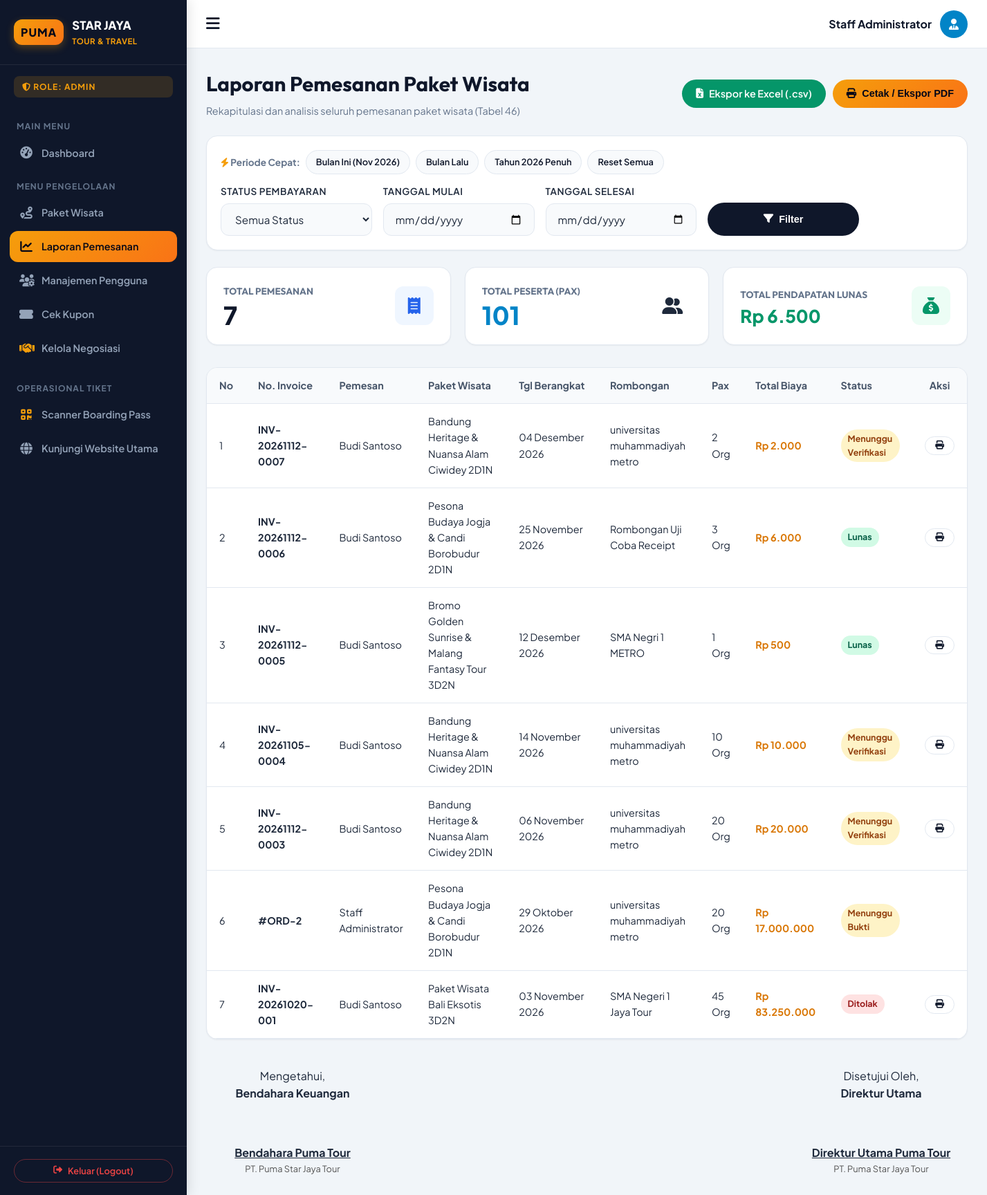
Page /admin/laporan.php (signed in) on the committed database.
### tables this page shows
CREATE TABLE `pemesanan` (
  `id` bigint(20) unsigned NOT NULL AUTO_INCREMENT,
  `user_id` bigint(20) unsigned NOT NULL,
  `paket_id` bigint(20) unsigned NOT NULL,
  `harga` int(11) NOT NULL,
  `harga_nego` int(11) DEFAULT NULL,
  `status_nego` enum('None','Menunggu','Disetujui','Ditolak') DEFAULT 'None',
  `catatan_nego` text DEFAULT NULL,
  `tanggal_berangkat` date DEFAULT NULL,
  `nama_rombongan` varchar(255) NOT NULL,
  `jumlah_pax` int(11) DEFAULT NULL,
  `kursi_dipilih` varchar(255) DEFAULT NULL,
  `no_hp` varchar(255) DEFAULT NULL,
  `created_at` timestamp NULL DEFAULT NULL,
  `updated_at` timestamp NULL DEFAULT NULL,
  PRIMARY KEY (`id`),
  KEY `fk_pemesanan_user` (`user_id`),
  KEY `fk_pemesanan_paket` (`paket_id`),
  CONSTRAINT `fk_pemesanan_paket` FOREIGN KEY (`paket_id`) REFERENCES `paket` (`id`) ON DELETE CASCADE ON UPDATE CASCADE,
  CONSTRAINT `fk_pemesanan_user` FOREIGN KEY (`user_id`) REFERENCES `user` (`id`) ON DELETE CASCADE ON UPDATE CASCADE
);

CREATE TABLE `transaksi` (
  `id` bigint(20) unsigned NOT NULL AUTO_INCREMENT,
  `user_id` bigint(20) unsigned DEFAULT NULL,
  `pemesanan_id` bigint(20) unsigned DEFAULT NULL,
  `no_invoice` varchar(255) DEFAULT NULL,
  `status` varchar(255) DEFAULT NULL,
  `bukti_pembayaran` varchar(255) DEFAULT NULL,
  `created_at` timestamp NULL DEFAULT NULL,
  `updated_at` timestamp NULL DEFAULT NULL,
  PRIMARY KEY (`id`),
  KEY `fk_transaksi_user` (`user_id`),
  KEY `fk_transaksi_pemesanan` (`pemesanan_id`),
  CONSTRAINT `fk_transaksi_pemesanan` FOREIGN KEY (`pemesanan_id`) REFERENCES `pemesanan` (`id`) ON DELETE SET NULL ON UPDATE CASCADE,
  CONSTRAINT `fk_transaksi_user` FOREIGN KEY (`user_id`) REFERENCES `user` (`id`) ON DELETE SET NULL ON UPDATE CASCADE
);

CREATE TABLE `user` (
  `id` bigint(20) unsigned NOT NULL AUTO_INCREMENT,
  `nama` varchar(191) NOT NULL,
  `email` varchar(191) NOT NULL,
  `level` varchar(191) NOT NULL,
  `email_verified_at` timestamp NULL DEFAULT NULL,
  `password` varchar(191) NOT NULL,
  `remember_token` varchar(100) DEFAULT NULL,
  `created_at` timestamp NULL DEFAULT NULL,
  `updated_at` timestamp NULL DEFAULT NULL,
  PRIMARY KEY (`id`),
  UNIQUE KEY `email` (`email`)
);

CREATE TABLE `paket` (
  `id` bigint(20) unsigned NOT NULL AUTO_INCREMENT,
  `judul` varchar(255) NOT NULL,
  `deskripsi` text NOT NULL,
  `destinasi` text NOT NULL,
  `fasilitas` varchar(255) DEFAULT NULL,
  `bus` varchar(255) NOT NULL,
  `harga` int(11) DEFAULT NULL,
  `foto` varchar(255) DEFAULT NULL,
  `created_at` timestamp NULL DEFAULT NULL,
  `updated_at` timestamp NULL DEFAULT NULL,
  PRIMARY KEY (`id`)
);

### config/database.php (called while the page is built, shortened)
<?php
function format_rupiah($angka) {
    return 'Rp ' . number_format($angka, 0, ',', '.');
}
function format_tanggal_indo($tanggal) {
    $bulan = [
        1 => 'Januari', 'Februari', 'Maret', 'April', 'Mei', 'Juni',
        'Juli', 'Agustus', 'September', 'Oktober', 'November', 'Desember'
    ];
    $pecahkan = explode('-', date('Y-m-d', strtotime($tanggal)));
    return $pecahkan[2] . ' ' . $bulan[(int)$pecahkan[1]] . ' ' . $pecahkan[0];
}
function clean_input($data) {
    return htmlspecialchars(stripslashes(trim($data)));
}
function base_url($path = '') {
    $isHttps = (!empty($_SERVER['HTTPS']) && $_SERVER['HTTPS'] !== 'off')
        || (isset($_SERVER['SERVER_PORT']) && $_SERVER['SERVER_PORT'] == 443)
        || (isset($_SERVER['HTTP_X_FORWARDED_PROTO']) && $_SERVER['HTTP_X_FORWARDED_PROTO'] === 'https');
    $protocol = $isHttps ? "https://" : "http://";
    $host = $_SERVER['HTTP_HOST'] ?? 'localhost';
    $subDir = '';
    $reqUri = $_SERVER['REQUEST_URI'] ?? '';
    return rtrim($protocol . $host . $subDir, '/') . '/' . ltrim($path, '/');
}

### admin/laporan.php (the view, shortened to what this page needs)
<?php
require_once __DIR__ . '/../config/database.php';
$currentUserName = $_SESSION['nama'];
$tglMulai = clean_input($_GET['tgl_mulai'] ?? '');
$tglSelesai = clean_input($_GET['tgl_selesai'] ?? '');
$sql = "SELECT p.*, pkt.judul as nama_paket, pkt.destinasi, u.nama as nama_pemesan, u.email as email_pemesan,
               t.id as trx_id, t.no_invoice, t.status as status_bayar, t.bukti_pembayaran
        FROM pemesanan p
        JOIN paket pkt ON p.paket_id = pkt.id
        JOIN user u ON p.user_id = u.id
        LEFT JOIN transaksi t ON t.pemesanan_id = p.id
        WHERE 1=1";
$params = [];
$sql .= " ORDER BY p.id DESC";
$stmt = $pdo->prepare($sql);
$stmt->execute($params);
$laporan = $stmt->fetchAll();
$totalPendapatan = 0;
$totalPax = 0;
foreach ($laporan as $row) {
    if ($row['status_bayar'] === 'Lunas' || $row['status_bayar'] === 'Diterima') {
        $totalPendapatan += $row['harga'];
    }
    $totalPax += $row['jumlah_pax'];
}
?>
<!DOCTYPE html>
<html lang="id">
<head>
    <link rel="stylesheet" href="https://cdnjs.cloudflare.com/ajax/libs/font-awesome/6.4.0/css/all.min.css">
    <link rel="stylesheet" href="<?= base_url('assets/css/style.css') ?>">
</head>
<body class="dashboard-layout">
    <?php require_once __DIR__ . '/../includes/sidebar.php'; ?>
    <main class="dashboard-main">
        <header class="dashboard-header no-print">
            <button class="header-toggle" id="sidebarToggle"><i class="fa-solid fa-bars"></i></button>
            <div class="header-profile">
                <div style="font-weight: 700; color: var(--primary);"><?= htmlspecialchars($currentUserName) ?></div>
                <div class="user-avatar"><i class="fa-solid fa-user-tie"></i></div>
            </div>
        </header>
        <div class="dashboard-body">
            <div class="no-print" style="display: flex; justify-content: space-between; align-items: center; margin-bottom: 24px; flex-wrap: wrap; gap: 14px;">
                <div>
                    <h1 style="font-size: 1.85rem; color: var(--primary); margin: 0;">Laporan Pemesanan Paket Wisata</h1>
                    <p style="color: var(--text-muted); font-size: 0.9rem; margin-top: 4px;">Rekapitulasi dan analisis seluruh pemesanan paket wisata (Tabel 46)</p>
                </div>
                <div style="display: flex; gap: 10px;">
                    <a href="<?= base_url('admin/export_excel.php?' . http_build_query($_GET)) ?>" class="btn btn-primary" style="background: #059669; border-color: #059669;">
                        <i class="fa-solid fa-file-excel"></i> Ekspor ke Excel (.csv)
                    </a>
                    <button onclick="window.print()" class="btn btn-accent">
                        <i class="fa-solid fa-print"></i> Cetak / Ekspor PDF
                    </button>
                </div>
            </div>
            <div class="no-print" style="background: #ffffff; border-radius: var(--radius-lg); border: 1px solid var(--border-color); padding: 20px; box-shadow: var(--shadow-sm); margin-bottom: 24px;">
                <div style="display: flex; gap: 8px; margin-bottom: 14px; flex-wrap: wrap; align-items: center;">
                    <span style="font-size: 0.85rem; font-weight: 700; color: var(--text-muted);"><i class="fa-solid fa-bolt" style="color: var(--accent);"></i> Periode Cepat:</span>
                    <a href="?tgl_mulai=<?= date('Y-m-01') ?>&tgl_selesai=<?= date('Y-m-t') ?>" class="btn btn-sm btn-outline" style="background: #f8fafc;">Bulan Ini (<?= date('M Y') ?>)</a>
                    <a href="?tgl_mulai=<?= date('Y-m-01', strtotime('-1 month')) ?>&tgl_selesai=<?= date('Y-m-t', strtotime('-1 month')) ?>" class="btn btn-sm btn-outline" style="background: #f8fafc;">Bulan Lalu</a>
                    <a href="?tgl_mulai=2026-01-01&tgl_selesai=2026-12-31" class="btn btn-sm btn-outline" style="background: #f8fafc;">Tahun 2026 Penuh</a>
                    <a href="<?= strtok($_SERVER["REQUEST_URI"], '?') ?>" class="btn btn-sm btn-outline" style="background: #f8fafc;">Reset Semua</a>
                </div>
                <form method="GET" action="" style="display: grid; grid-template-columns: repeat(auto-fit, minmax(180px, 1fr)) 120px; gap: 16px; align-items: flex-end;">
                    <div class="form-group" style="margin: 0;">
                        <label class="form-label">Status Pembayaran</label>
                        <select name="status" class="form-control">
                            <option value="">Semua Status</option>
                        </select>
                    </div>
                    <div class="form-group" style="margin: 0;">
                        <label class="form-label">Tanggal Mulai</label>
                        <input type="date" name="tgl_mulai" class="form-control" value="<?= htmlspecialchars($tglMulai) ?>">
                    </div>
                    <div class="form-group" style="margin: 0;">
                        <label class="form-label">Tanggal Selesai</label>
                        <input type="date" name="tgl_selesai" class="form-control" value="<?= htmlspecialchars($tglSelesai) ?>">
                    </div>
                    <button type="submit" class="btn btn-primary" style="height: 48px;">
                        <i class="fa-solid fa-filter"></i> Filter
                    </button>
                </form>
            </div>
            <div class="stats-grid">
                <div class="stat-card">
                    <div class="stat-info">
                        <h4>Total Pemesanan</h4>
                        <div class="stat-value"><?= count($laporan) ?></div>
                    </div>
                    <div class="stat-icon primary"><i class="fa-solid fa-receipt"></i></div>
                </div>
                <div class="stat-card">
                    <div class="stat-info">
                        <h4>Total Peserta (Pax)</h4>
                        <div class="stat-value" style="color: var(--sky);"><?= $totalPax ?></div>
                    </div>
                    <div class="stat-icon info"><i class="fa-solid fa-user-group"></i></div>
                </div>
                <div class="stat-card">
                    <div class="stat-info">
                        <h4>Total Pendapatan Lunas</h4>
                        <div class="stat-value" style="font-size: 1.6rem; color: #059669;"><?= format_rupiah($totalPendapatan) ?></div>
                    </div>
                    <div class="stat-icon success"><i class="fa-solid fa-sack-dollar"></i></div>
                </div>
            </div>
            <div class="card-table">
                <div class="table-responsive">
                    <table class="custom-table">
                        <thead>
                            <tr>
                                <th>No</th>
                                <th>No. Invoice</th>
                                <th>Pemesan</th>
                                <th>Paket Wisata</th>
                                <th>Tgl Berangkat</th>
                                <th>Rombongan</th>
                                <th>Pax</th>
                                <th>Total Biaya</th>
                                <th>Status</th>
                                <th class="no-print" style="text-align: center;">Aksi</th>
                            </tr>
                        </thead>
                        <tbody>
                            <?php if (empty($laporan)): ?>
                                <tr>
                                    <td colspan="10" style="text-align: center; padding: 36px; color: var(--text-muted);">Tidak ada data pemesanan yang sesuai dengan filter.</td>
                                </tr>
                            <?php else: ?>
                                <?php $no = 1; foreach ($laporan as $row): ?>
                                    <tr>
                                        <td><?= $no++ ?></td>
                                        <td><strong><?= htmlspecialchars($row['no_invoice'] ?: ('#ORD-' . $row['id'])) ?></strong></td>
                                        <td><?= htmlspecialchars($row['nama_pemesan']) ?></td>
                                        <td><?= htmlspecialchars($row['nama_paket']) ?></td>
                                        <td><?= format_tanggal_indo($row['tanggal_berangkat']) ?></td>
                                        <td><?= htmlspecialchars($row['nama_rombongan']) ?></td>
                                        <td><?= htmlspecialchars($row['jumlah_pax']) ?> Org</td>
                                        <td><strong style="color: var(--accent-hover);"><?= format_rupiah($row['harga']) ?></strong></td>
                                        <td>
                                            <?php
                                            $st = $row['status_bayar'] ?? 'Menunggu Bukti';
                                            $badgeClass = 'badge-warning';
                                            if ($st === 'Lunas' || $st === 'Diterima') $badgeClass = 'badge-success';
                                            else if ($st === 'Ditolak') $badgeClass = 'badge-danger';
                                            ?>
                                            <span class="badge <?= $badgeClass ?>"><?= htmlspecialchars($st) ?></span>
                                        </td>
                                        <td class="no-print" style="text-align: center; white-space: nowrap;">
                                            <?php if ($row['trx_id']): ?>
                                                <a href="<?= base_url('invoice.php?id=' . $row['trx_id']) ?>" target="_blank" class="btn btn-outline btn-sm" title="Cetak Invoice">
                                                    <i class="fa-solid fa-print"></i>
                                                </a>
                                            <?php endif; ?>
                                        </td>
                                    </tr>
                                <?php endforeach; ?>
                            <?php endif; ?>
                        </tbody>
                    </table>
                </div>
            </div>
            <div class="print-only" style="margin-top: 40px; display: flex; justify-content: space-between; text-align: center; page-break-inside: avoid;">
                <div style="width: 250px;">
                    <p style="margin-bottom: 60px;">Mengetahui,<br><strong>Bendahara Keuangan</strong></p>
                    <p style="text-decoration: underline; font-weight: bold; margin: 0;">Bendahara Puma Tour</p>
                    <p style="font-size: 0.8rem; color: #555; margin: 0;">PT. Puma Star Jaya Tour</p>
                </div>
                <div style="width: 250px;">
                    <p style="margin-bottom: 60px;">Disetujui Oleh,<br><strong>Direktur Utama</strong></p>
                    <p style="text-decoration: underline; font-weight: bold; margin: 0;">Direktur Utama Puma Tour</p>
                    <p style="font-size: 0.8rem; color: #555; margin: 0;">PT. Puma Star Jaya Tour</p>
                </div>
            </div>
        </div>
    </main>
</body>
</html>

### admin/laporan.php (style rules this page uses)
.print-only { display: none; }

### rows in the picture
pemesanan: transaksi.no_invoice "INV-20261112-0007", user.nama "Budi Santoso", paket.judul "Bandung Heritage & Nuansa Alam Ciwidey 2D1N", tanggal_berangkat "04 Desember 2026", nama_rombongan "universitas muhammadiyah metro", jumlah_pax "2", harga "Rp 2.000", transaksi.status "Menunggu Verifikasi"
pemesanan: transaksi.no_invoice "INV-20261112-0006", user.nama "Budi Santoso", paket.judul "Pesona Budaya Jogja & Candi Borobudur 2D1N", tanggal_berangkat "25 November 2026", nama_rombongan "Rombongan Uji Coba Receipt", jumlah_pax "3", harga "Rp 6.000", transaksi.status "Lunas"
pemesanan: transaksi.no_invoice "INV-20261112-0005", user.nama "Budi Santoso", paket.judul "Bromo Golden Sunrise & Malang Fantasy Tour 3D2N", tanggal_berangkat "12 Desember 2026", nama_rombongan "SMA Negri 1 METRO", jumlah_pax "1", harga "Rp 500", transaksi.status "Lunas"
pemesanan: transaksi.no_invoice "INV-20261105-0004", user.nama "Budi Santoso", paket.judul "Bandung Heritage & Nuansa Alam Ciwidey 2D1N", tanggal_berangkat "14 November 2026", nama_rombongan "universitas muhammadiyah metro", jumlah_pax "10", harga "Rp 10.000", transaksi.status "Menunggu Verifikasi"
pemesanan: transaksi.no_invoice "INV-20261112-0003", user.nama "Budi Santoso", paket.judul "Bandung Heritage & Nuansa Alam Ciwidey 2D1N", tanggal_berangkat "06 November 2026", nama_rombongan "universitas muhammadiyah metro", jumlah_pax "20", harga "Rp 20.000", transaksi.status "Menunggu Verifikasi"
pemesanan: id "#ORD-2", user.nama "Staff Administrator", paket.judul "Pesona Budaya Jogja & Candi Borobudur 2D1N", tanggal_berangkat "29 Oktober 2026", nama_rombongan "universitas muhammadiyah metro", jumlah_pax "20", harga "Rp 17.000.000", st "Menunggu Bukti"
pemesanan: transaksi.no_invoice "INV-20261020-001", user.nama "Budi Santoso", paket.judul "Paket Wisata Bali Eksotis 3D2N", tanggal_berangkat "03 November 2026", nama_rombongan "SMA Negeri 1 Jaya Tour", jumlah_pax "45", harga "Rp 83.250.000", transaksi.status "Ditolak"

### other values in the picture
$userRole "ADMIN"
$currentUserName "Staff Administrator"
count($laporan) "7"
$totalPax "101"
format_rupiah($totalPendapatan) "Rp 6.500"
